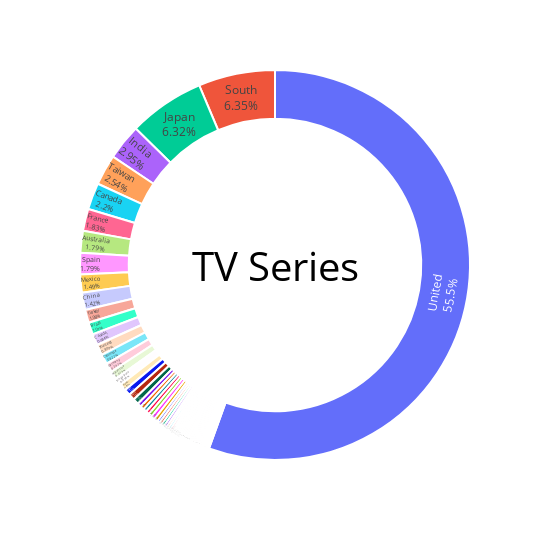

This figure's notebook cell:
### Code cell
tv_country_df = gen_country_df(TV_df)
fig = px.pie(labels = tv_country_df['country_main'], values = tv_country_df['counts'], names = tv_country_df['country_main'], width = 550, height = 550)

fig.update_traces(textposition = 'inside', 
                  textinfo = 'percent + label', 
                  hole = 0.75, 
                  marker = dict(line = dict(color = 'white', width = 2)))

fig.update_layout(annotations = [dict(text = 'TV Series', 
                                      x = 0.5, y = 0.5, font_size = 40, showarrow = False,                                       
                                      font_color = 'black')],
                  showlegend = False)

fig.show()

### Figure 1 — Plotly figure (JSON) as saved in the notebook; plotly's stock layout.template omitted (floating-point values rounded to 4 significant figures)
{"data": [{"domain": {"x": [0, 1], "y": [0, 1]}, "hole": 0.75, "hovertemplate": "label=%{label}<br>value=%{value}<extra></extra>", "labels": [",", "Argentina", "Argentina,", "Australia", "Australia,", "Austria,", "Belarus", "Belgium", "Belgium,", "Brazil", "Brazil,", "Canada", "Canada,", "Chile", "Chile,", "China", "China,", "Colombia", "Colombia,", "Croatia", "Cyprus", "Czech", "Denmark", "Denmark,", "Egypt", "Finland", "Finland,", "France", "France,", "Germany", "Germany,", "Hong", "Iceland", "India", "India,", "Indonesia", "Ireland", "Ireland,", "Israel", "Israel,", "Italy", "Italy,", "Japan", "Japan,", "Jordan", "Kuwait", "Lebanon", "Luxembourg", "Malaysia", "Malaysia,", "Mauritius,", "Mexico", "Mexico,", "Netherlands", "Netherlands,", "New", "Nigeria", "Norway", "Norway,", "Pakistan", "Philippines", "Philippines,", "Poland", "Poland,", "Puerto", "Russia", "Saudi", "Senegal", "Singapore", "Singapore,", "South", "Spain", "Spain,", "Sweden", "Switzerland", "Taiwan", "Taiwan,", "Thailand", "Turkey", "Turkey,", "Ukraine", "United", "Uruguay,"], "legendgroup": "", "marker": {"line": {"color": "white", "width": 2}}, "name": "", "showlegend": true, "textinfo": "percent+label", "textposition": "inside", "type": "pie", "values": [1, 18, 2, 48, 8, 1, 1, 8, 1, 27, 1, 59, 25, 3, 1, 38, 3, 22, 3, 1, 1, 1, 8, 3, 14, 1, 2, 49, 15, 20, 5, 3, 3, 79, 2, 2, 3, 3, 8, 2, 13, 6, 169, 5, 2, 2, 6, 1, 6, 1, 1, 40, 8, 4, 1, 2, 9, 5, 4, 4, 2, 1, 6, 2, 1, 14, 4, 1, 17, 1, 170, 48, 4, 8, 1, 68, 2, 24, 29, 1, 2, 1485, 1]}], "layout": {"annotations": [{"font": {"color": "black", "size": 40}, "showarrow": false, "text": "TV Series", "x": 0.5, "y": 0.5}], "height": 550, "legend": {"tracegroupgap": 0}, "margin": {"t": 60}, "showlegend": false, "width": 550}}
